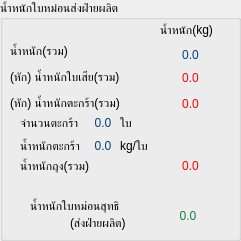
     <widget class="QGroupBox" name="groupBox_16">
      <property name="geometry">
       <rect>
        <x>210</x>
        <y>320</y>
        <width>241</width>
        <height>241</height>
       </rect>
      </property>
      <property name="title">
       <string>น้ำหนักใบหม่อนส่งฝ่ายผลิต</string>
      </property>
      <widget class="QLabel" name="label_61">
       <property name="geometry">
        <rect>
         <x>10</x>
         <y>40</y>
         <width>70</width>
         <height>21</height>
        </rect>
       </property>
       <property name="text">
        <string>น้ำหนัก(รวม)</string>
       </property>
      </widget>
      <widget class="QLabel" name="label_62">
       <property name="geometry">
        <rect>
         <x>10</x>
         <y>66</y>
         <width>134</width>
         <height>21</height>
        </rect>
       </property>
       <property name="text">
        <string>(หัก) น้ำหนักใบเสีย(รวม)</string>
       </property>
      </widget>
      <widget class="QLabel" name="label_64">
       <property name="geometry">
        <rect>
         <x>10</x>
         <y>92</y>
         <width>135</width>
         <height>21</height>
        </rect>
       </property>
       <property name="text">
        <string>(หัก) น้ำหนักตะกร้า(รวม)</string>
       </property>
      </widget>
      <widget class="QLabel" name="label_65">
       <property name="geometry">
        <rect>
         <x>30</x>
         <y>195</y>
         <width>110</width>
         <height>21</height>
        </rect>
       </property>
       <property name="text">
        <string>น้ำหนักใบหม่อนสุทธิ</string>
       </property>
      </widget>
      <widget class="QLabel" name="label_66">
       <property name="geometry">
        <rect>
         <x>70</x>
         <y>215</y>
         <width>71</width>
         <height>16</height>
        </rect>
       </property>
       <property name="text">
        <string>(ส่งฝ่ายผลิต)</string>
       </property>
      </widget>
      <widget class="QLabel" name="label_67">
       <property name="geometry">
        <rect>
         <x>160</x>
         <y>20</y>
         <width>71</width>
         <height>20</height>
        </rect>
       </property>
       <property name="text">
        <string>น้ำหนัก(kg)</string>
       </property>
      </widget>
      <widget class="QLabel" name="label_68">
       <property name="geometry">
        <rect>
         <x>20</x>
         <y>110</y>
         <width>81</width>
         <height>26</height>
        </rect>
       </property>
       <property name="styleSheet">
        <string notr="true">font: 12pt &quot;.AppleSystemUIFont&quot;;</string>
       </property>
       <property name="text">
        <string>จำนวนตะกร้า</string>
       </property>
      </widget>
      <widget class="QLabel" name="label_69">
       <property name="geometry">
        <rect>
         <x>20</x>
         <y>135</y>
         <width>81</width>
         <height>21</height>
        </rect>
       </property>
       <property name="styleSheet">
        <string notr="true">font: 12pt &quot;.AppleSystemUIFont&quot;;</string>
       </property>
       <property name="text">
        <string>น้ำหนักตะกร้า</string>
       </property>
      </widget>
      <widget class="QLabel" name="label_70">
       <property name="geometry">
        <rect>
         <x>120</x>
         <y>110</y>
         <width>21</width>
         <height>26</height>
        </rect>
       </property>
       <property name="styleSheet">
        <string notr="true">font: 12pt &quot;.AppleSystemUIFont&quot;;</string>
       </property>
       <property name="text">
        <string>ใบ</string>
       </property>
      </widget>
      <widget class="QLabel" name="label_71">
       <property name="geometry">
        <rect>
         <x>120</x>
         <y>135</y>
         <width>31</width>
         <height>21</height>
        </rect>
       </property>
       <property name="styleSheet">
        <string notr="true">font: 12pt &quot;.AppleSystemUIFont&quot;;</string>
       </property>
       <property name="text">
        <string>kg/ใบ</string>
       </property>
      </widget>
      <widget class="QLabel" name="lbl_Resulte_TotalBasket">
       <property name="geometry">
        <rect>
         <x>90</x>
         <y>110</y>
         <width>26</width>
         <height>26</height>
        </rect>
       </property>
       <property name="styleSheet">
        <string notr="true">color: rgb(7, 64, 128);</string>
       </property>
       <property name="text">
        <string>0.0</string>
       </property>
       <property name="alignment">
        <set>Qt::AlignCenter</set>
       </property>
      </widget>
      <widget class="QLabel" name="lbl_Resulte_weightBasket">
       <property name="geometry">
        <rect>
         <x>90</x>
         <y>135</y>
         <width>26</width>
         <height>21</height>
        </rect>
       </property>
       <property name="styleSheet">
        <string notr="true">color: rgb(7, 64, 128);</string>
       </property>
       <property name="text">
        <string>0.0</string>
       </property>
       <property name="alignment">
        <set>Qt::AlignCenter</set>
       </property>
      </widget>
      <widget class="QLabel" name="lbl_Resulte_TotalWeightMeterial">
       <property name="geometry">
        <rect>
         <x>155</x>
         <y>44</y>
         <width>71</width>
         <height>21</height>
        </rect>
       </property>
       <property name="styleSheet">
        <string notr="true">font: 16pt &quot;.AppleSystemUIFont&quot;;
color: rgb(7, 64, 128);</string>
       </property>
       <property name="text">
        <string>0.0</string>
       </property>
       <property name="alignment">
        <set>Qt::AlignCenter</set>
       </property>
      </widget>
      <widget class="QLabel" name="lbl_Resulte_TotalWeightReject">
       <property name="geometry">
        <rect>
         <x>155</x>
         <y>70</y>
         <width>71</width>
         <height>16</height>
        </rect>
       </property>
       <property name="styleSheet">
        <string notr="true">font: 16pt &quot;.AppleSystemUIFont&quot;;
color: rgb(252, 1, 7);</string>
       </property>
       <property name="text">
        <string>0.0</string>
       </property>
       <property name="alignment">
        <set>Qt::AlignCenter</set>
       </property>
      </widget>
      <widget class="QLabel" name="lbl_Resulte_TotalWeightBasket">
       <property name="geometry">
        <rect>
         <x>155</x>
         <y>96</y>
         <width>71</width>
         <height>16</height>
        </rect>
       </property>
       <property name="styleSheet">
        <string notr="true">font: 16pt &quot;.AppleSystemUIFont&quot;;
color: rgb(252, 1, 7);</string>
       </property>
       <property name="text">
        <string>0.0</string>
       </property>
       <property name="alignment">
        <set>Qt::AlignCenter</set>
       </property>
      </widget>
      <widget class="QLabel" name="lbl_Resulte_TotalWeight_toManuFactory">
       <property name="geometry">
        <rect>
         <x>150</x>
         <y>205</y>
         <width>76</width>
         <height>21</height>
        </rect>
       </property>
       <property name="styleSheet">
        <string notr="true">font: 20pt &quot;.AppleSystemUIFont&quot;;
color: rgb(16, 128, 64);</string>
       </property>
       <property name="text">
        <string>0.0</string>
       </property>
       <property name="alignment">
        <set>Qt::AlignCenter</set>
       </property>
      </widget>
      <widget class="QLabel" name="lbl_Resulte_ContainerWeight">
       <property name="geometry">
        <rect>
         <x>155</x>
         <y>155</y>
         <width>71</width>
         <height>21</height>
        </rect>
       </property>
       <property name="styleSheet">
        <string notr="true">font: 16pt &quot;.AppleSystemUIFont&quot;;
color: rgb(252, 1, 7);</string>
       </property>
       <property name="text">
        <string>0.0</string>
       </property>
       <property name="alignment">
        <set>Qt::AlignCenter</set>
       </property>
      </widget>
      <widget class="QLabel" name="label_104">
       <property name="geometry">
        <rect>
         <x>20</x>
         <y>155</y>
         <width>81</width>
         <height>21</height>
        </rect>
       </property>
       <property name="styleSheet">
        <string notr="true">font: 12pt &quot;.AppleSystemUIFont&quot;;</string>
       </property>
       <property name="text">
        <string>น้ำหนักถุง(รวม)</string>
       </property>
      </widget>
     </widget>
